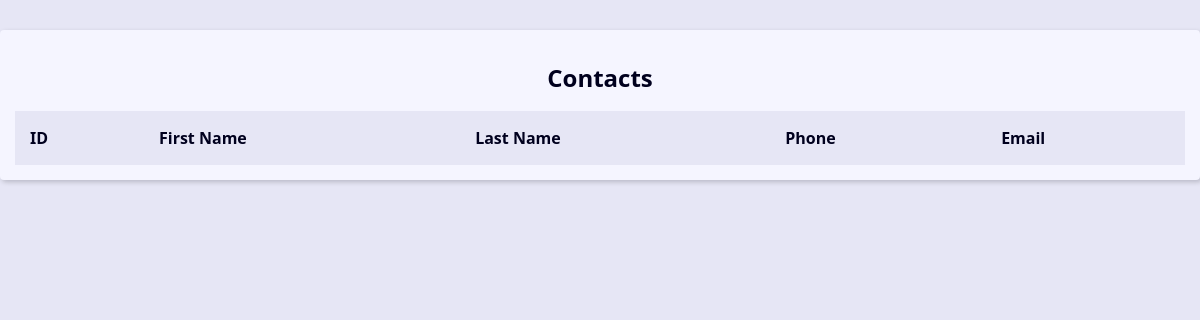
The app's page /, older data.
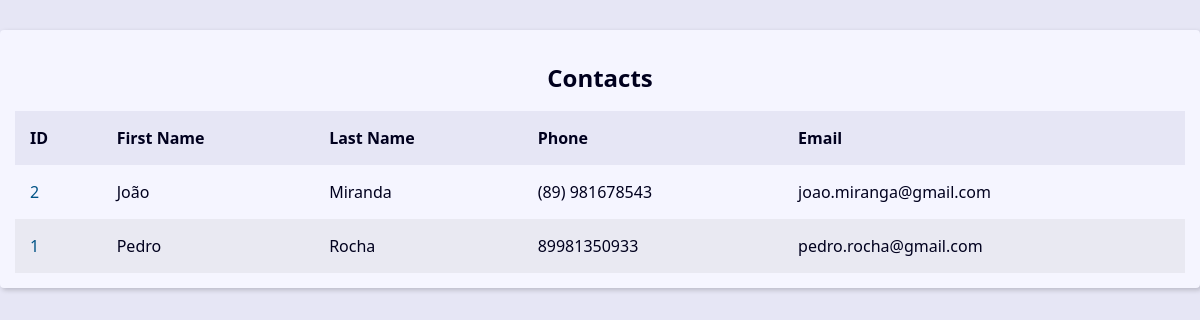
The same page, newer data.
### contact/models.py (models this page shows, shortened)
class Contact(models.Model):
  first_name = models.CharField(max_length=50)
  last_name = models.CharField(max_length=50, blank=True)
  phone = models.CharField(max_length=50)
  email = models.EmailField(max_length=100, blank=True)
  create_date = models.DateTimeField(default=timezone.now)
  description = models.TextField(max_length=254, blank=True)
  show = models.BooleanField(default=True)
  picture = models.ImageField(blank=True, upload_to='pictures/%Y/%m')
  category = models.ForeignKey(Category, on_delete=models.SET_NULL, blank=True, null=True)
  owner = models.ForeignKey(User, on_delete=models.SET_NULL, blank=True, null=True)

### contact/views/contact_views.py (the view)
# urls.py: path('', views.index, name='index'),
def index(request):
  contacts = Contact.objects.filter(show=True).order_by('-id')[0:10]
  context = {
    'contacts': contacts
  }
  return render(
    request,
    'contact/pages/index.html',
    context,
  )

### contact/templates/contact/pages/index.html
{% extends "global/base.html" %}
{% block content %}
  <div class="responsive-table">
    <table class="contacts-table">
      <caption class="table-caption">
        Contacts
      </caption>
      <thead>
        <tr class="table-row table-row-header">
          <th class="table-header">ID</th>
          <th class="table-header">First Name</th>
          <th class="table-header">Last Name</th>
          <th class="table-header">Phone</th>
          <th class="table-header">Email</th>
        </tr>
      </thead>
      <tbody>
      {% for contact in contacts %}
        <tr class="table-row">
          <td class="table-cel">
            <a
            href="{% url 'contact:contact' contact.id %}"
            class="table-link">
              {{contact.id}}
            </a>
          </td>
          <td class="table-cel">
            {{contact.first_name}}
          </td>
          <td class="table-cel">
            {{contact.last_name}}
          </td>
          <td class="table-cel">
            {{contact.phone}}
          </td>
          <td class="table-cel">
            {{contact.email}}
          </td>
        </tr>
      {% endfor %}
      </tbody>
    </table>
  </div>
{% endblock content %}

Row changes from the older to the newer data that the page shows:
added Contact: id "2", first_name "João", last_name "Miranda", phone "(89) 981678543", email "joao.miranga@gmail.com"
added Contact: id "1", first_name "Pedro", last_name "Rocha", phone "89981350933", email "pedro.rocha@gmail.com"
